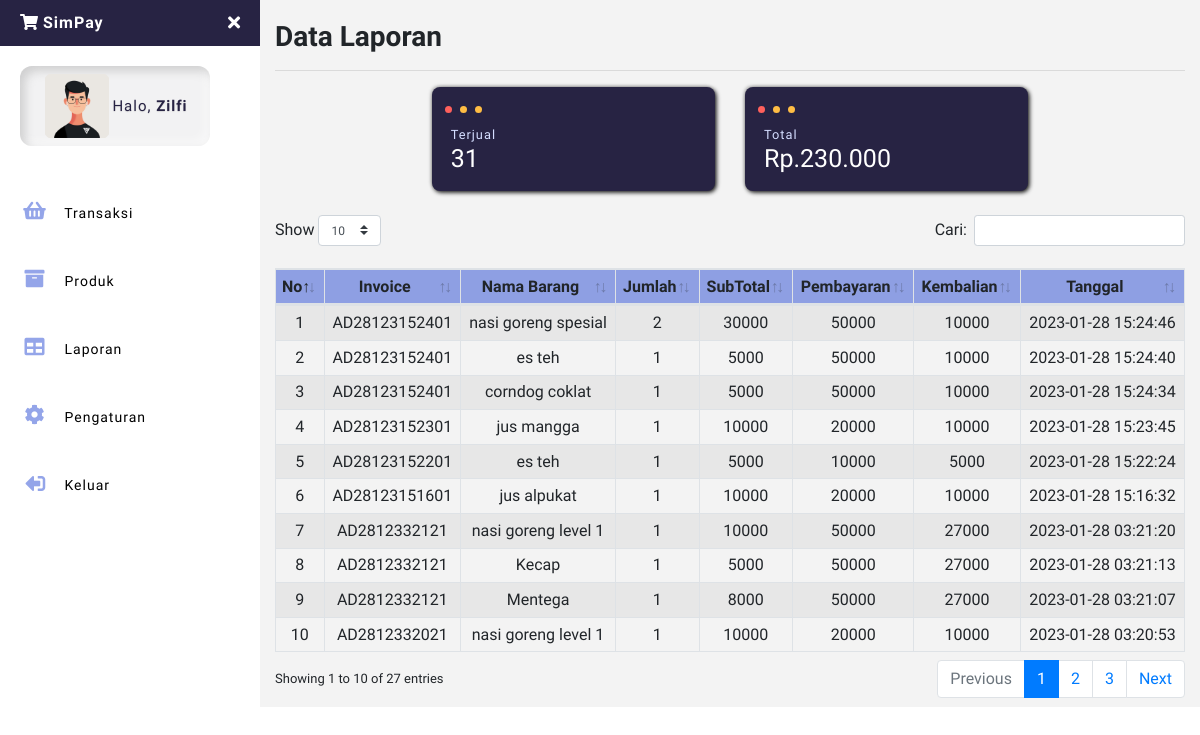
The app's page /laporan.php (signed in) with its own data.
### tables this page shows
CREATE TABLE `laporan` (
  `idlaporan` int(11) NOT NULL,
  `invoice` varchar(100) NOT NULL,
  `kode_produk` varchar(100) NOT NULL,
  `nama_produk` varchar(100) NOT NULL,
  `harga` int(11) NOT NULL,
  `qty` int(11) NOT NULL,
  `subtotal` int(11) NOT NULL,
  `bayar` int(11) NOT NULL,
  `kembalian` int(11) NOT NULL,
  `tgl_input` varchar(255) NOT NULL
);

### laporan.php (the view, shortened to what this page needs)
<?php include 'sidebar.php'; ?>
<?php
$i1 = mysqli_fetch_assoc(mysqli_query($conn,"SELECT SUM(qty) as totqty FROM laporan"));
$i4 = mysqli_fetch_assoc(mysqli_query($conn,"SELECT SUM(subtotal) as isub FROM laporan"));
?>
    <h1 class="h3 font-weight-bold mb-3">Data Laporan</h1>
    <hr>
        <div class="row mb-4 justify-content-center d-flex">
            <div class="col-6 col-sm-6 col-md-4 col-lg-4 m-pr-1 m-mb-1">
                <div class="box-laporan">
                  <div class="tools">
                    <div class="circle">
                      <span class="red box"></span>
                    </div>
                    <div class="circle">
                      <span class="yellow box"></span>
                    </div>
                    <div class="circle">
                      <span class="yellow box"></span>
                    </div>
                  </div>
                  <div class="card-content">
                    <p class="small mb-0">Terjual</p>
                    <h5 class="mb-2"><?php echo ribuan($i1['totqty']); ?></h5>
                  </div>
                </div>
            </div>
            <div class="col-6 col-sm-6 col-md-4 col-lg-4 m-pl-1">
                <div class="box-laporan">
                  <div class="tools">
                        <div class="circle">
                          <span class="red box"></span>
                        </div>
                        <div class="circle">
                          <span class="yellow box"></span>
                        </div>
                        <div class="circle">
                          <span class="yellow box"></span>
                        </div>
                  </div>
                      <div class="card-content">
                        <p class="small mb-0">Total</p>
                        <h5 class="mb-2">Rp.<?php echo ribuan($i4['isub']); ?></h5>
                      </div>
                </div>
            </div>
        </div>
<table class="table table-striped table-sm table-bordered dt-responsive nowrap text-center" id="table" width="100%">
<thead>
  <tr>
    <th>No</th>
    <th>Invoice</th>
    <th>Nama Barang</th>
    <th>Jumlah</th>
    <th>SubTotal</th>
    <th>Pembayaran</th>
    <th>Kembalian</th>
    <th>Tanggal</th>
  </tr>
</thead>
<tbody>
<?php
    $no = 1;
    $data_laporan = mysqli_query($conn,"SELECT * FROM laporan ORDER BY tgl_input DESC");
    while($d = mysqli_fetch_array($data_laporan)){
        ?>
  <tr>
    <td><?php echo $no++; ?></td>
    <td><?php echo $d['invoice']; ?></td>
    <td><?php echo $d['nama_produk']; ?></td>
    <td><?php echo $d['qty']; ?></td>
    <td><?php echo $d['subtotal']; ?></td>
    <td><?php echo $d['bayar']; ?></td>
    <td><?php echo $d['kembalian']; ?></td>
    <td><?php echo $d['tgl_input']; ?></td>
  </tr>
  <?php } ?>
</tbody>
</table>
<?php include 'footer.php'; ?>

### sidebar.php (shortened to what this page needs)
<?php
include "config.php";
  function ribuan ($nilai){
    return number_format ($nilai, 0, ',', '.');
}
$uid = $_SESSION['userid'];
$DataLogin = mysqli_fetch_array(mysqli_query($conn,"SELECT * FROM login WHERE userid='$uid'"));
$username = $DataLogin['username'];
$toko = $DataLogin['toko'];
$logo = $DataLogin['logo'];
?>
<!DOCTYPE html>
<html>
<head>
    <link rel="stylesheet" href="https://maxcdn.bootstrapcdn.com/bootstrap/4.0.0/css/bootstrap.min.css">
    <link href="assets/css/style.css" rel="stylesheet">
    <link href="https://use.fontawesome.com/releases/v5.0.6/css/all.css" rel="stylesheet">
    <link href="assets/vendor/datatables/dataTables.bootstrap4.min.css" rel="stylesheet">
  <link href="assets/vendor/datatables/responsive.bootstrap4.min.css" rel="stylesheet">
</head>
<body>
<div class="page-wrapper chiller-theme toggled">
  <nav id="sidebar" class="sidebar-wrapper">
    <div class="sidebar-content">
      <div class="sidebar-brand">
        <a href="./"><i class="fas fa-shopping-cart mr-1"></i><?php echo $toko; ?></a>
        <div id="close-sidebar">
          <i class="fas fa-times"></i>
        </div>
      </div>
      <div class="sidebar-header">
        <div class="card-sidebar align-items-center d-flex">
          <div class="user-pic" style="height:70px;width:70px;">
            <img class="img-responsive img-rounded" src="assets/images/<?php echo $logo ?>"
              alt="User picture">
          </div>
          <div class="user-info text-center">
            <span class="user-name ">Halo, <span class="halo"><?php echo $username; ?></span>
            </span>
          </div>
        </div>
      </div>
      <div class="sidebar-menu">
        <ul>
          <li>
            <a href="index.php">
              <i class="fas fa-shopping-basket"></i>
              <span>Transaksi</span>
            </a>
          </li>
          <li>
            <a href="produk.php">
            <i class="fas fa-archive"></i>
              <span>Produk</span>
            </a>
          </li>
          <li>
            <a href="laporan.php">
              <i class="fa fa-table"></i>
              <span>Laporan</span>
            </a>
          </li>
          <li>
            <a href="pengaturan.php">
              <i class="fa fa-cog"></i>
              <span>Pengaturan</span>
            </a>
          </li>
          <li>
            <a href="#Exit" data-toggle="modal">
              <i class="fas fa-sign-out-alt fa-rotate-180"></i>
              <span>Keluar</span>
            </a>
          </li>
        </ul>
      </div>
    </div>
  </nav>
  <main class="page-content">
    <div class="container-fluid">
    <div class="d-block d-sm-block d-md-none d-lg-none py-2"></div>

### footer.php (shortened to what this page needs)
</div>
  </main>
</div>
</body>
</html>

### records on screen
laporan: invoice "AD28123152401", nama_produk "nasi goreng spesial", qty "2", subtotal "30000", bayar "50000", kembalian "10000", tgl_input "2023-01-28 15:24:46"
laporan: invoice "AD28123152401", nama_produk "es teh", qty "1", subtotal "5000", bayar "50000", kembalian "10000", tgl_input "2023-01-28 15:24:40"
laporan: invoice "AD28123152401", nama_produk "corndog coklat", qty "1", subtotal "5000", bayar "50000", kembalian "10000", tgl_input "2023-01-28 15:24:34"
laporan: invoice "AD28123152301", nama_produk "jus mangga", qty "1", subtotal "10000", bayar "20000", kembalian "10000", tgl_input "2023-01-28 15:23:45"
laporan: invoice "AD28123152201", nama_produk "es teh", qty "1", subtotal "5000", bayar "10000", kembalian "5000", tgl_input "2023-01-28 15:22:24"
laporan: invoice "AD28123151601", nama_produk "jus alpukat", qty "1", subtotal "10000", bayar "20000", kembalian "10000", tgl_input "2023-01-28 15:16:32"
laporan: invoice "AD2812332121", nama_produk "nasi goreng level 1", qty "1", subtotal "10000", bayar "50000", kembalian "27000", tgl_input "2023-01-28 03:21:20"
laporan: invoice "AD2812332121", nama_produk "Kecap", qty "1", subtotal "5000", bayar "50000", kembalian "27000", tgl_input "2023-01-28 03:21:13"
laporan: invoice "AD2812332121", nama_produk "Mentega", qty "1", subtotal "8000", bayar "50000", kembalian "27000", tgl_input "2023-01-28 03:21:07"
laporan: invoice "AD2812332021", nama_produk "nasi goreng level 1", qty "1", subtotal "10000", bayar "20000", kembalian "10000", tgl_input "2023-01-28 03:20:53"

### other values on screen
$toko "SimPay"
$username "Zilfi"
ribuan($i1['totqty']) "31"
ribuan($i4['isub']) "230.000"
